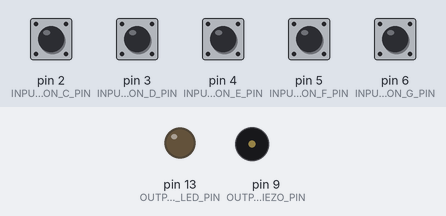
Bench run of a sketch on a simulated Arduino Uno, built with avr-gcc and run on an emulated ATmega328P. On the bench: output pins drawn as LEDs (lit = HIGH), buzzer (waves = sounding). The inputs (shaded band) are chosen by the test bench; at power-on: pin 2 (INPUT_BUTTON_C_PIN), pin 3 (INPUT_BUTTON_D_PIN), pin 4 (INPUT_BUTTON_E_PIN), pin 5 (INPUT_BUTTON_F_PIN), pin 6 (INPUT_BUTTON_G_PIN) HIGH.

Above: at 1.2 s.
1.3 s: pin 2 (INPUT_BUTTON_C_PIN) pulled LOW for 0.15 s
At 1.56 s:
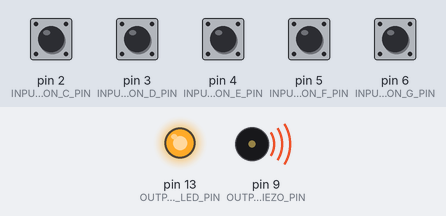
Timing chart, 0 to 4.3 s (numbered marks = the images above; inputs shaded):
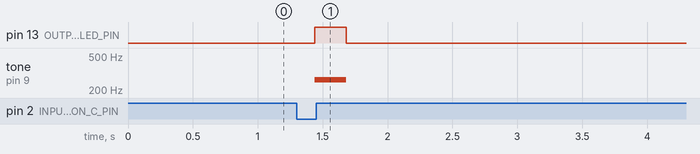

Measured:
- after the input at 1.3 s, pin 13 (OUTPUT_LED_PIN): LOW → HIGH after 0.14 s, → LOW 0.24 s later; tone on pin 9 (OUTPUT_PIEZO_PIN): silent → 262 Hz after 0.14 s, → silent 0.24 s later

The sketch:

Week4L3.ino
```cpp
#define KEY_C 262
#define KEY_D 294
#define KEY_E 330
#define KEY_F 350
#define KEY_G 392

const int INPUT_BUTTON_C_PIN = 2;
const int INPUT_BUTTON_D_PIN = 3;
const int INPUT_BUTTON_E_PIN = 4;
const int INPUT_BUTTON_F_PIN = 5;
const int INPUT_BUTTON_G_PIN = 6;

const int OUTPUT_PIEZO_PIN = 9;
const int OUTPUT_LED_PIN = LED_BUILTIN;

const int DEBOUNCE_WINDOW = 40;

const boolean _buttonsAreActiveLow = true;

void setup() {
  // put your setup code here, to run once:
  pinMode(INPUT_BUTTON_C_PIN, INPUT_PULLUP);
  pinMode(INPUT_BUTTON_D_PIN, INPUT_PULLUP);
  pinMode(INPUT_BUTTON_E_PIN, INPUT_PULLUP);
  pinMode(INPUT_BUTTON_F_PIN, INPUT_PULLUP);
  pinMode(INPUT_BUTTON_G_PIN, INPUT_PULLUP);
  pinMode(OUTPUT_PIEZO_PIN, OUTPUT);
  pinMode(OUTPUT_LED_PIN, OUTPUT);
}

void loop() {
  // put your main code here, to run repeatedly:

  if (isButtonPressed(INPUT_BUTTON_C_PIN)) {
    tone(OUTPUT_PIEZO_PIN, KEY_C);
  } else if (isButtonPressed(INPUT_BUTTON_D_PIN)) {
    tone(OUTPUT_PIEZO_PIN, KEY_D);
  } else if (isButtonPressed(INPUT_BUTTON_E_PIN)) {
    tone(OUTPUT_PIEZO_PIN, KEY_E);
  } else if (isButtonPressed(INPUT_BUTTON_F_PIN)) {
    tone(OUTPUT_PIEZO_PIN, KEY_F);
  } else if (isButtonPressed(INPUT_BUTTON_G_PIN)) {
    tone(OUTPUT_PIEZO_PIN, KEY_G);
  } else {
    noTone(OUTPUT_PIEZO_PIN);
    digitalWrite(OUTPUT_LED_PIN, LOW);
  }
}

boolean isButtonPressed(int btnPin) {
  int btnVal;
  int btnVal1 = digitalRead(btnPin);
  delay(DEBOUNCE_WINDOW);
  int btnVal2 = digitalRead(btnPin);
  if (btnVal1 == btnVal2) {
    btnVal = btnVal1;
  }
  if (_buttonsAreActiveLow && btnVal == LOW) {
    digitalWrite(OUTPUT_LED_PIN, HIGH);
    return true;
  } else if (!_buttonsAreActiveLow && btnVal == HIGH) {
    digitalWrite(OUTPUT_LED_PIN, HIGH);
    return true;
  }

  return false;
}
```
